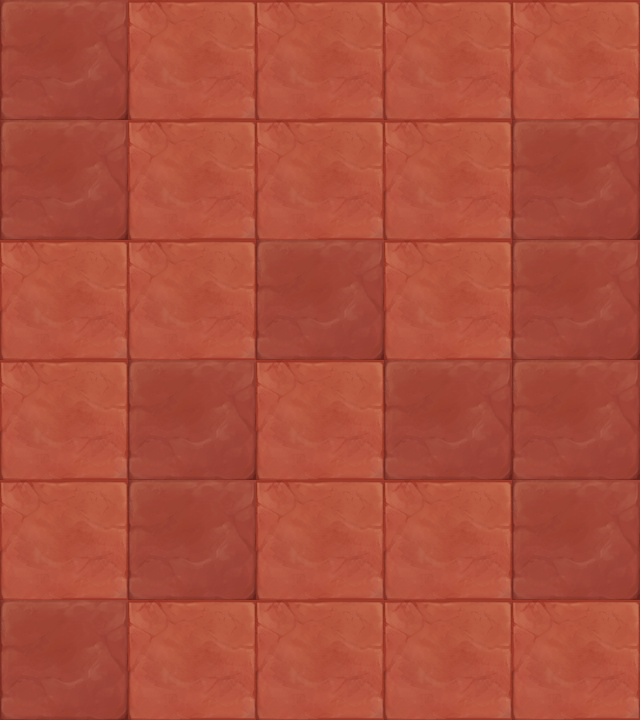

A 2D game scene composited from a Tiled map and its tileset images. What follows is a short description and the map's XML, with each tile layer's data collapsed to a summary:
An orthogonal 5x6 tile map with 128x120 px tiles, 1 tile layer (块层 1).

<map version="1.0" orientation="orthogonal" width="5" height="6" tilewidth="128" tileheight="120">
 <tileset firstgid="1" name="map046" tilewidth="128" tileheight="120">
  <image source="map046.png" width="256" height="120" />
 </tileset>
 <layer name="块层 1" width="5" height="6">
  <data>[30 cells, 30 non-empty, 2 distinct tile ids]</data>
 </layer>
</map>
